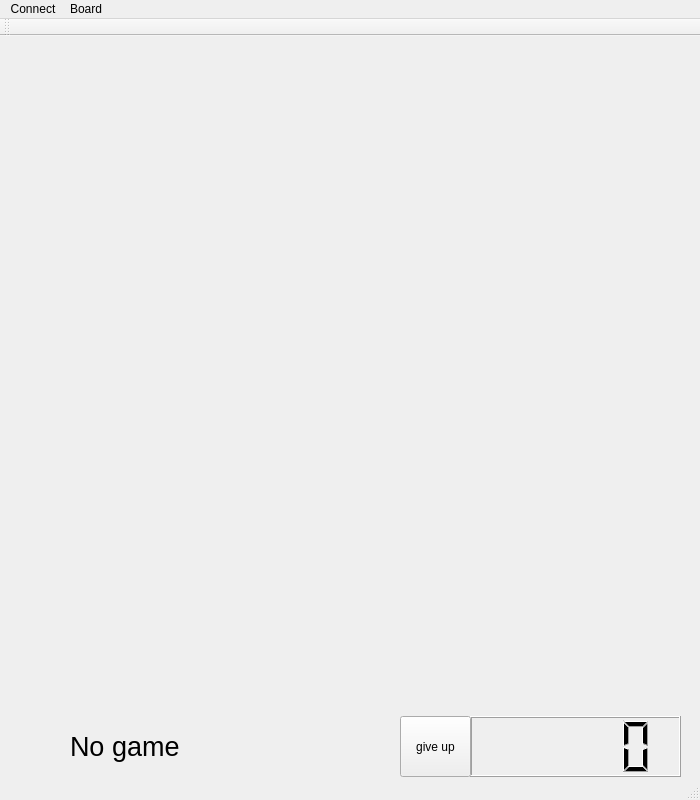
<?xml version="1.0" encoding="UTF-8"?>
<ui version="4.0">
 <class>MainWindow</class>
 <widget class="QMainWindow" name="MainWindow">
  <property name="geometry">
   <rect>
    <x>0</x>
    <y>0</y>
    <width>700</width>
    <height>800</height>
   </rect>
  </property>
  <property name="windowTitle">
   <string>MainWindow</string>
  </property>
  <widget class="Board" name="centralWidget">
   <widget class="QLCDNumber" name="lcd">
    <property name="geometry">
     <rect>
      <x>470</x>
      <y>680</y>
      <width>211</width>
      <height>61</height>
     </rect>
    </property>
   </widget>
   <widget class="QLabel" name="label">
    <property name="geometry">
     <rect>
      <x>70</x>
      <y>690</y>
      <width>221</width>
      <height>41</height>
     </rect>
    </property>
    <property name="font">
     <font>
      <pointsize>20</pointsize>
     </font>
    </property>
    <property name="text">
     <string>No game</string>
    </property>
   </widget>
   <widget class="QLabel" name="labelSide">
    <property name="geometry">
     <rect>
      <x>312</x>
      <y>660</y>
      <width>75</width>
      <height>75</height>
     </rect>
    </property>
    <property name="text">
     <string/>
    </property>
   </widget>
   <widget class="QPushButton" name="pushButton">
    <property name="geometry">
     <rect>
      <x>400</x>
      <y>680</y>
      <width>71</width>
      <height>61</height>
     </rect>
    </property>
    <property name="text">
     <string>give up</string>
    </property>
   </widget>
  </widget>
  <widget class="QMenuBar" name="menuBar">
   <property name="geometry">
    <rect>
     <x>0</x>
     <y>0</y>
     <width>700</width>
     <height>22</height>
    </rect>
   </property>
   <property name="nativeMenuBar">
    <bool>false</bool>
   </property>
   <widget class="QMenu" name="menuConnect">
    <property name="title">
     <string>Connect</string>
    </property>
    <addaction name="actionServer"/>
    <addaction name="actionClient"/>
   </widget>
   <widget class="QMenu" name="menuBoard">
    <property name="title">
     <string>Board</string>
    </property>
    <addaction name="actionInit"/>
    <addaction name="actionLoad"/>
    <addaction name="actionSave"/>
   </widget>
   <addaction name="menuConnect"/>
   <addaction name="menuBoard"/>
  </widget>
  <widget class="QToolBar" name="mainToolBar">
   <attribute name="toolBarArea">
    <enum>TopToolBarArea</enum>
   </attribute>
   <attribute name="toolBarBreak">
    <bool>false</bool>
   </attribute>
  </widget>
  <widget class="QStatusBar" name="statusBar"/>
  <action name="actionServer">
   <property name="text">
    <string>Server</string>
   </property>
  </action>
  <action name="actionClient">
   <property name="text">
    <string>Client</string>
   </property>
  </action>
  <action name="actionInit">
   <property name="text">
    <string>Initialize</string>
   </property>
  </action>
  <action name="actionLoad">
   <property name="text">
    <string>Load File</string>
   </property>
  </action>
  <action name="actionSave">
   <property name="text">
    <string>Save File</string>
   </property>
  </action>
 </widget>
 <layoutdefault spacing="6" margin="11"/>
 <customwidgets>
  <customwidget>
   <class>Board</class>
   <extends>QWidget</extends>
   <header>board.h</header>
   <container>1</container>
  </customwidget>
 </customwidgets>
 <resources/>
 <connections/>
</ui>
